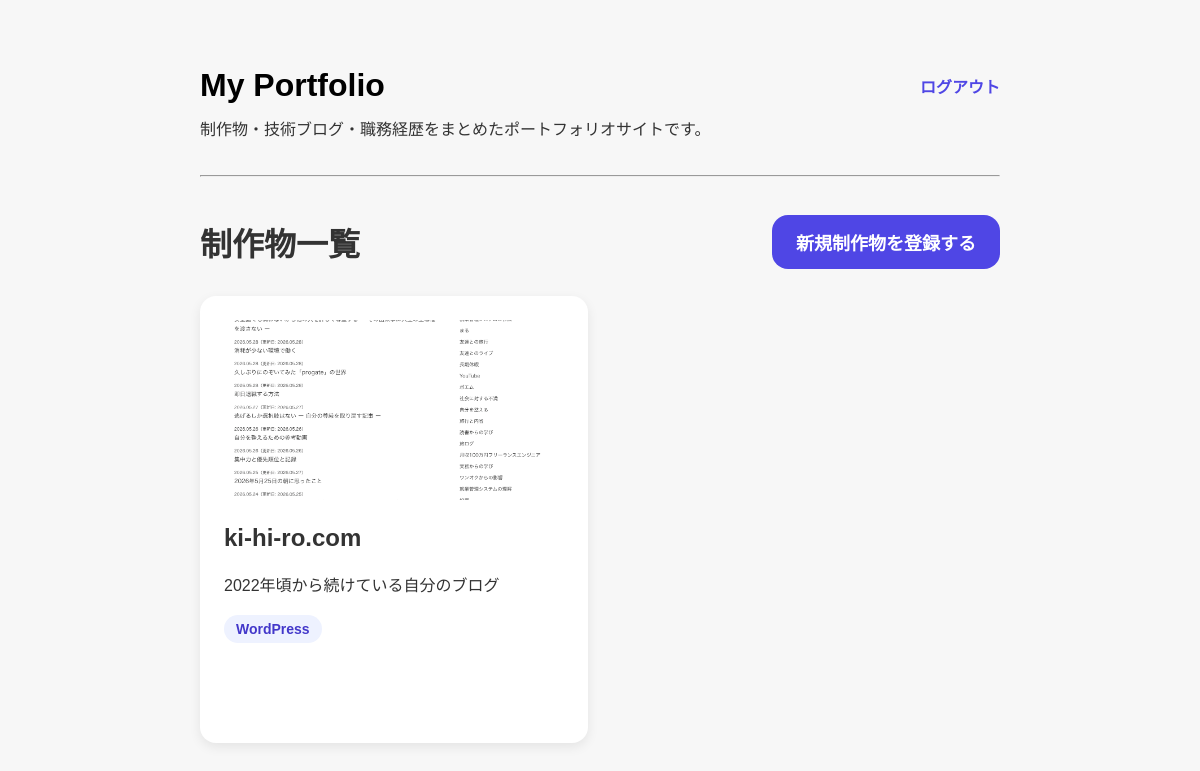
The app's page /works-page (signed in) with its own data.
### app/models.py (models this page shows)
class Work(Base):
    __tablename__ = "works"
    id = Column(Integer, primary_key=True, index=True)
    title = Column(String, nullable=False)
    description = Column(Text, nullable=False)
    github_url = Column(String)
    app_url = Column(String)
    tech_stack = Column(String)
    posts = relationship(
        "Post",
        back_populates="work"
    )
    image_url = Column(String)
    created_at = Column(DateTime, default=datetime.now)

### app/routers/works.py (the view)
@router.get("/works-page")
def works_page(request: Request, db: Session = Depends(get_db)):
    works = db.query(models.Work).all()
    for work in works:
        posts = (
            db.query(models.Post)
            .filter(models.Post.work_id == work.id)
            .all()
        )
        work.post_count = len(posts)
        total_minutes = sum(
            post.work_time_minutes
            for post in posts
        )
        work.total_minutes = total_minutes
        work.total_hours = total_minutes // 60
        work.remaining_minutes = total_minutes % 60
    return templates.TemplateResponse(
        request,
        "works.html",
        {
            "works": works,
            "is_logged_in": "user_id" in request.session
        }
    )

### app/templates/works.html
{% extends "base.html" %}
{% block content %}
<div class="section-header">
  <h2 class="section-title">
    制作物一覧
  </h2>
  <nav>
    {% if is_logged_in %}
    <a href="/works-page/new">
      新規制作物を登録する
    </a>
    {% endif %}
  </nav>
</div>
<div class="work-grid">
  {% for work in works %}
    <a
      href="/works-page/{{ work.id }}"
      class="work-card"
    >
      {% if work.image_url %}
        <img
          src="{{ work.image_url }}"
          class="work-thumbnail"
        >
      {% endif %}
      <h2>
        {{ work.title }}
      </h2>
      <p class="work-description">{{ work.description }}</p>
      <div class="tech-tags">
        {% for tech in work.tech_stack.split(",") %}
          <span class="tech-tag">
            {{ tech.strip() }}
          </span>
        {% endfor %}
      </div>
    </a>
  {% endfor %}
</div>
{% endblock %}

### app/static/style.css (style rules this page uses)
:root { --color-bg: #f7f7f7; --color-surface: #ffffff; --color-text: #333333; --color-muted: #555555; --color-subtle: #6b7280; --color-border: #dddddd; --color-primary: #4f46e5; --color-primary-dark: #4338ca; --color-primary-light: #eef2ff; --color-danger: #ef4444; --color-danger-light: #fee2e2; --radius-sm: 8px; --radius-md: 12px; --radius-lg: 16px; --radius-xl: 20px; --radius-2xl: 24px; --radius-pill: 999px; --shadow-sm: 0 4px 12px rgba(0, 0, 0, 0.08); --shadow-md: 0 8px 24px rgba(0, 0, 0, 0.06); --shadow-lg: 0 16px 40px rgba(0, 0, 0, 0.06); }
body { max-width: 800px; margin: 40px auto; padding: 0 20px; background: var(--color-bg); color: var(--color-text); font-family: sans-serif; }
a { color: inherit; }
.section-title { margin-top: 30px; margin-bottom: 16px; font-size: 2rem; font-weight: 700; }
.section-header { display: flex; justify-content: space-between; align-items: center; margin-top: 38px; margin-bottom: 27px; }
.section-header h2 { margin: 0; }
.primary-button, .section-header nav a { display: inline-flex; align-items: center; justify-content: center; padding: 14px 24px; border: none; border-radius: var(--radius-md); background: var(--color-primary); color: #fff; font-size: 16px; font-weight: 700; text-decoration: none; cursor: pointer; }
.section-header nav a { border-radius: var(--radius-lg); font-size: 18px; }
.work-card, .post-card, .log-card, .timeline-card, .detail-card, .work-hero { background: var(--color-surface); box-shadow: var(--shadow-sm); }
.work-card, .post-card, .log-card { border-radius: var(--radius-lg); }
.work-card { min-height: 399px; padding: 24px; color: inherit; text-decoration: none; transition: all 0.2s ease; }
.work-card h2 { margin-top: 0; font-size: 24px; }
.work-card p { line-height: 1.7; }
.work-grid { display: grid; grid-template-columns: repeat(2, 1fr); gap: 24px; }
.work-thumbnail { width: 100%; height: 180px; margin-bottom: 20px; border-radius: var(--radius-lg); object-fit: cover; }
.work-description { display: -webkit-box; overflow: hidden; -webkit-line-clamp: 4; -webkit-box-orient: vertical; white-space: pre-line; line-height: 1.8; }
.tech-tags { display: flex; flex-wrap: wrap; gap: 8px; margin: 16px 0; }
.tech-tag { padding: 6px 12px; border-radius: var(--radius-pill); background: var(--color-primary-light); color: var(--color-primary-dark); font-size: 14px; font-weight: 600; }

### records on screen
Work: image_url (picture), title "ki-hi-ro.com", description "2022年頃から続けている自分のブログ", strip "WordPress"
